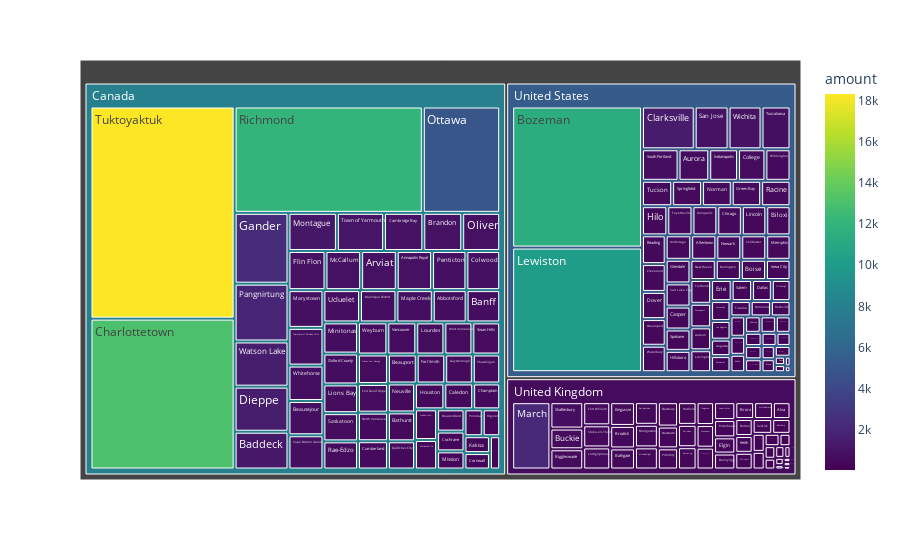

Write notebook code for a chart like this one.
### Markdown cell above
*Representación de ventas por país y ciudad*

### Code cell
import plotly.express as px

# Unir transactions con data_users para obtener país y ciudad del comprador
transactions_with_users = dict_transactions['transactions'].merge(dict_transactions['data_users'][['user_id', 'country', 'city']], on='user_id', how='left')

# Agrupar por país y ciudad sumando el monto de compras
grouped_data = transactions_with_users.groupby(['country', 'city'], as_index=False)['amount'].sum()

# Crear el gráfico Treemap
fig = px.treemap(
    grouped_data, 
    path=['country', 'city'],  # Jerarquía de datos
    values='amount',  # Tamaño basado en el valor de compras
    color='amount',  # Colorear por valor de compras
    hover_data=['amount'],  # Mostrar información adicional al pasar el cursor
    color_continuous_scale='Viridis'  # Esquema de colores
)

# Mostrar
fig.show()

### Figure 1 — Plotly figure (JSON) as saved in the notebook; plotly's stock layout.template omitted (floating-point values rounded to 4 significant figures; data arrays with more than 128 entries replaced by an {"elided": "..."} marker saying what was removed)
{"data": [{"branchvalues": "total", "customdata": {"elided": "188x2 float values"}, "domain": {"x": [0, 1], "y": [0, 1]}, "hovertemplate": "labels=%{label}<br>amount_sum=%{value}<br>parent=%{parent}<br>id=%{id}<br>amount=%{color}<extra></extra>", "ids": {"elided": "188 str values"}, "labels": {"elided": "188 str values"}, "marker": {"coloraxis": "coloraxis", "colors": {"elided": "188 float values"}}, "name": "", "parents": {"elided": "188 str values"}, "type": "treemap", "values": {"elided": "188 float values"}}], "layout": {"coloraxis": {"colorbar": {"title": {"text": "amount"}}, "colorscale": [[0, "#440154"], [0.1111, "#482878"], [0.2222, "#3e4989"], [0.3333, "#31688e"], [0.4444, "#26828e"], [0.5556, "#1f9e89"], [0.6667, "#35b779"], [0.7778, "#6ece58"], [0.8889, "#b5de2b"], [1, "#fde725"]]}, "legend": {"tracegroupgap": 0}, "margin": {"t": 60}}}
